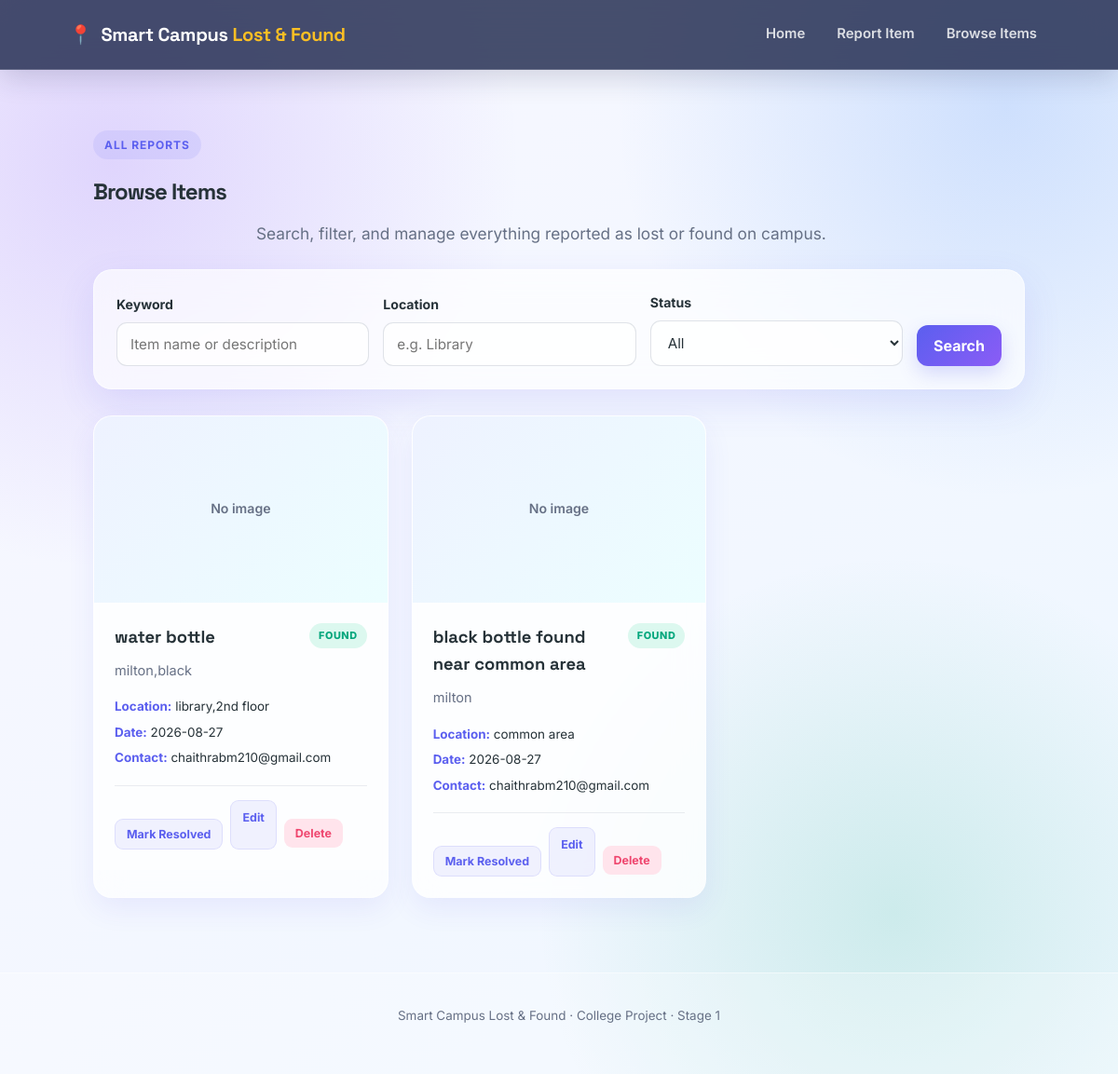
The app's page /browse, older data.
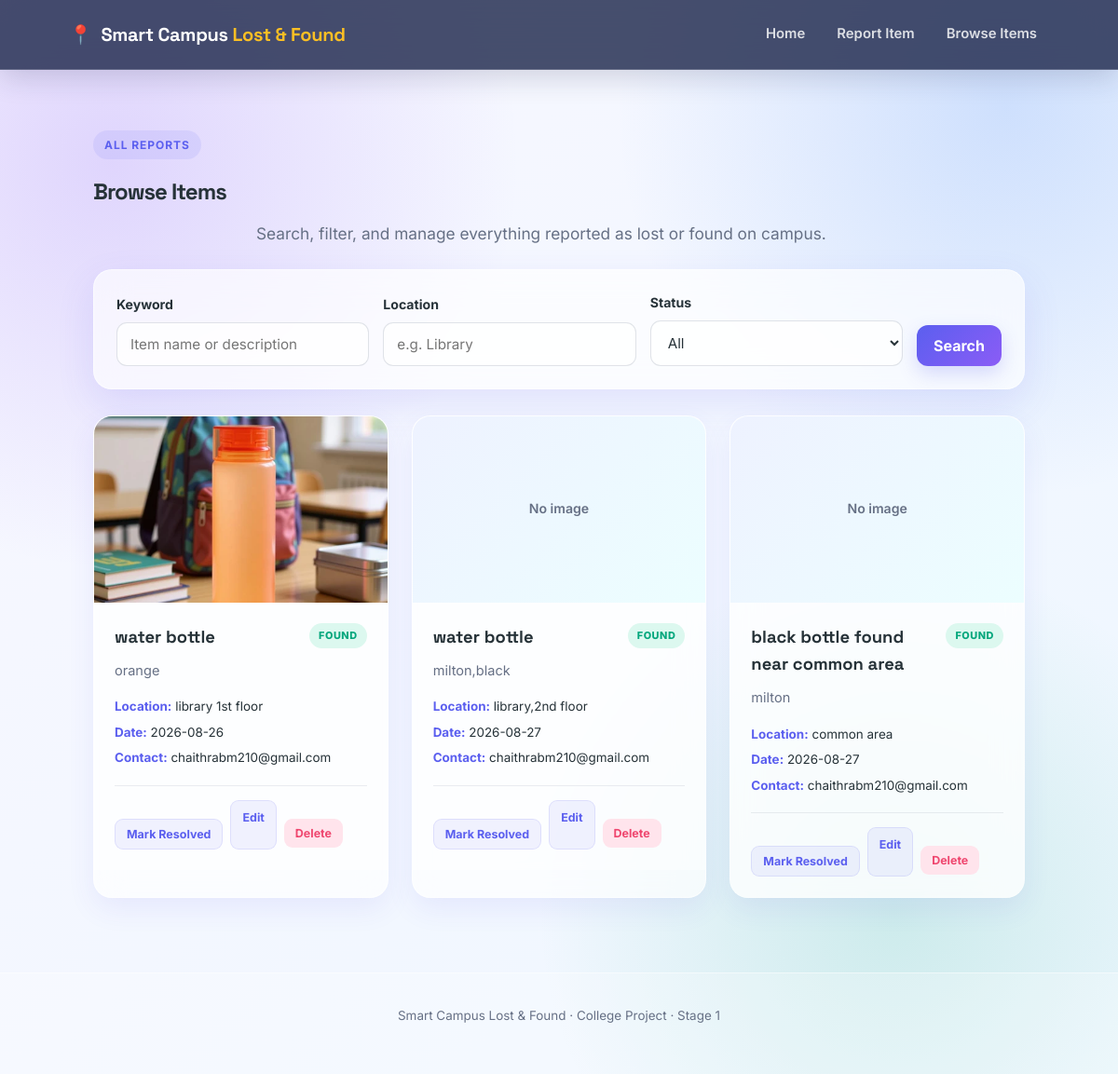
The same page, newer data.
### tables this page shows
CREATE TABLE items (
            id INTEGER PRIMARY KEY AUTOINCREMENT,
            item_name TEXT NOT NULL,
            description TEXT,
            location TEXT,
            date TEXT,
            status TEXT NOT NULL,
            contact TEXT,
            image TEXT,
            is_resolved INTEGER NOT NULL DEFAULT 0
        );

### app.py (the view)
@app.route("/browse")
def browse():
    keyword = request.args.get("keyword", "").strip()
    location = request.args.get("location", "").strip()
    status_filter = request.args.get("status", "").strip()
    items = database.get_filtered_items(keyword, location, status_filter)
    return render_template(
        "browse.html",
        items=items,
        keyword=keyword,
        location=location,
        status_filter=status_filter,
    )

### database.py (called while the page is built)
def get_db_connection():
    conn = sqlite3.connect(DB_NAME)
    conn.row_factory = sqlite3.Row
    return conn

def get_filtered_items(keyword="", location="", status_filter=""):
    conn = get_db_connection()
    query = "SELECT * FROM items WHERE 1=1"
    params = []
    if keyword:
        query += " AND (item_name LIKE ? OR description LIKE ?)"
        like_value = f"%{keyword}%"
        params.extend([like_value, like_value])
    if location:
        query += " AND location LIKE ?"
        params.append(f"%{location}%")
    if status_filter in ("lost", "found"):
        query += " AND status = ?"
        params.append(status_filter)
    query += " ORDER BY id DESC"
    items = conn.execute(query, params).fetchall()
    conn.close()
    return items

### templates/browse.html (shortened to what this page needs)
{% extends "base.html" %}
{% block content %}
<section class="browse-section">
    <span class="eyebrow">All reports</span>
    <h1>Browse Items</h1>
    <p class="hero-text">Search, filter, and manage everything reported as lost or found on campus.</p>
    <form method="GET" action="{{ url_for('browse') }}" class="filter-bar">
        <div class="field">
            <label for="keyword">Keyword</label>
            <input type="text" id="keyword" name="keyword" placeholder="Item name or description"
                   value="{{ keyword }}">
        </div>
        <div class="field">
            <label for="location">Location</label>
            <input type="text" id="location" name="location" placeholder="e.g. Library"
                   value="{{ location }}">
        </div>
        <div class="field">
            <label for="status">Status</label>
            <select id="status" name="status">
                <option value="" {% if not status_filter %}selected{% endif %}>All</option>
            </select>
        </div>
        <div class="filter-actions">
            <button type="submit" class="btn btn-submit">Search</button>
        </div>
    </form>
    {% if items|length == 0 %}
        <div class="form-card placeholder-card">
            {% if keyword or location or status_filter %}
                <p class="hero-text">No reports match your search.</p>
                <a href="{{ url_for('browse') }}" class="btn btn-lost">Clear Filters</a>
            {% else %}
                <p class="hero-text">No items have been reported yet. Be the first!</p>
                <a href="{{ url_for('report') }}" class="btn btn-lost">Report an Item</a>
            {% endif %}
        </div>
    {% else %}
        <div class="item-grid">
            {% for item in items %}
                <div class="item-card {% if item.is_resolved %}is-resolved{% endif %}">
                    {% if item.image %}
                        <img class="item-image"
                             src="{{ url_for('static', filename='uploads/' + item.image) }}"
                             alt="{{ item.item_name }}">
                    {% else %}
                        <div class="item-image item-image-placeholder">No image</div>
                    {% endif %}
                    <div class="item-body">
                        <div class="item-header">
                            <h2>{{ item.item_name }}</h2>
                            <div class="tag-group">
                                {% if item.status == 'lost' %}
                                    <span class="tag tag-lost">Lost</span>
                                {% else %}
                                    <span class="tag tag-found">Found</span>
                                {% endif %}
                            </div>
                        </div>
                        <p class="item-description">{{ item.description }}</p>
                        <ul class="item-meta">
                            <li><strong>Location:</strong> {{ item.location }}</li>
                            <li><strong>Date:</strong> {{ item.date }}</li>
                            <li><strong>Contact:</strong> {{ item.contact }}</li>
                        </ul>
                        <div class="item-actions">
                            <form method="POST" action="{{ url_for('resolve', item_id=item.id) }}">
                                <button type="submit" class="btn-small btn-outline">
                                    {% if item.is_resolved %}Mark Unresolved{% else %}Mark Resolved{% endif %}
                                </button>
                            </form>
                            <a href="{{ url_for('edit', item_id=item.id) }}" class="btn-small btn-outline">Edit</a>
                            <form method="POST" action="{{ url_for('delete', item_id=item.id) }}"
                                  onsubmit="return confirm('Delete this report? This cannot be undone.');">
                                <button type="submit" class="btn-small btn-danger">Delete</button>
                            </form>
                        </div>
                    </div>
                </div>
            {% endfor %}
        </div>
    {% endif %}
</section>
{% endblock %}

### templates/base.html (shortened to what this page needs)
<!DOCTYPE html>
<html lang="en">
<head>
    <link rel="stylesheet" href="{{ url_for('static', filename='style.css') }}">
</head>
<body>
    <header class="navbar">
        <div class="navbar-inner">
            <a href="{{ url_for('home') }}" class="brand">
                <span class="brand-pin">📍</span> Smart Campus <span class="brand-accent">Lost & Found</span>
            </a>
            <nav class="nav-links">
                <a href="{{ url_for('home') }}">Home</a>
                <a href="{{ url_for('report') }}">Report Item</a>
                <a href="{{ url_for('browse') }}">Browse Items</a>
            </nav>
        </div>
    </header>
    <main>
        {% block content %}{% endblock %}
    </main>
    <footer class="site-footer">
        <p>Smart Campus Lost &amp; Found &middot; College Project &middot; Stage 1</p>
    </footer>
</body>
</html>

Row changes from the older to the newer data that the page shows:
added items: image (picture), item_name "water bottle", status "FOUND", description "orange", location "library 1st floor", date "2026-08-26", contact "chaithrabm210@gmail.com", is_resolved "Mark Resolved"
